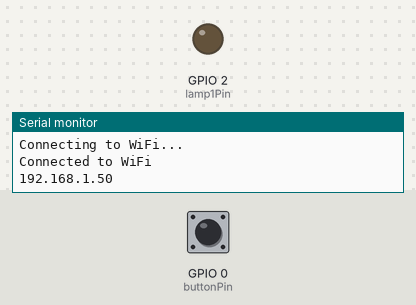
Recording of a sketch running on a simulated ESP32. Shown: output pins drawn as LEDs (lit = HIGH), the last lines printed to the serial monitor. Dashed ring = blinking. The test bench sets the inputs (shaded band); at power-on: GPIO 0 (buttonPin) HIGH. WiFi joins after 1.5 s; servers stay silent unless stated.

Above: at 3.2 s.
3.3 s: GPIO 0 (buttonPin) pulled LOW for 1 s
At 3.45 s:
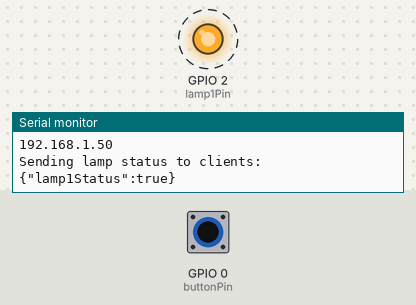
7.3 s: GPIO 0 (buttonPin) pulled LOW for 0.15 s
At 8.1 s:
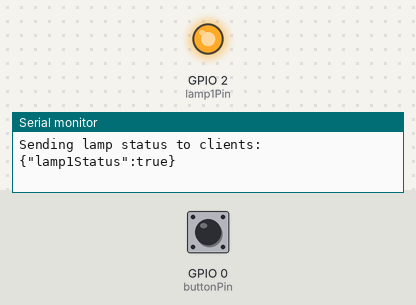
8.9 s: GPIO 0 (buttonPin) pulled LOW for 3.2 s
At 12.9 s:
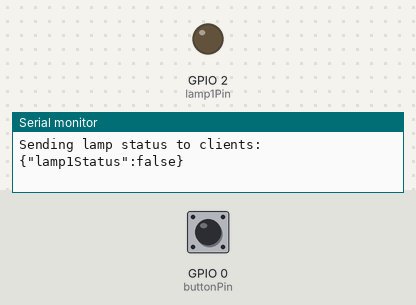
Timing chart, 0 to 14.4 s (numbered marks = the images above; inputs shaded):
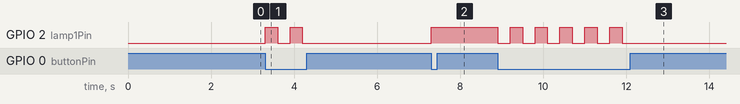

Measured:
- after the input at 3.3 s, GPIO 2 (lamp1Pin): alternates HIGH for 0.30 s and LOW for 0.30 s, 4 changes in all, then stays LOW, starting at once
- after the input at 7.3 s, GPIO 2 (lamp1Pin): LOW → HIGH at once
- after the input at 8.9 s, GPIO 2 (lamp1Pin): alternates HIGH for 0.30 s and LOW for 0.30 s, 11 changes in all, then stays LOW, starting at once

The sketch:

test.ino
```cpp
#include <WiFi.h>
#include <AsyncTCP.h>
#include <ESPAsyncWebServer.h>
#include <string>
#include <ArduinoJson.h>

const char* ssid = "ITCJ-WIFI";
const char* password = "";

const int lamp1Pin = 2;
const int buttonPin = 0;

AsyncWebServer server(80);
AsyncWebSocket ws("/ws");

void onWebSocketEvent(AsyncWebSocket *server, AsyncWebSocketClient *client, AwsEventType type, void *arg, uint8_t *data, size_t len);

const char* index_page = R"rawliteral(
<!DOCTYPE html>
<html lang="en">
<head>
    <meta charset="UTF-8">
    <meta name="viewport" content="width=device-width, initial-scale=1.0">
    <title>Hello world</title>
    <script>
        var ws = new WebSocket('ws://' + window.location.hostname + '/ws');
        ws.onopen = function() {
          console.log("WebSocket connection established");
        };
        ws.onmessage = function(event) {
          console.log("WebSocket message received:", event.data);
          try {
            var data = JSON.parse(event.data);
            document.getElementById('lamp1').innerText = data.lamp1Status ? 'ON' : 'OFF';
            console.log(data)
          } catch (e) {
            console.error("Error parsing JSON:", e);
          }
        };
        ws.onclose = function() {
          console.log("WebSocket connection closed");
        };
        ws.onerror = function(error) {
          console.log("WebSocket error:", error);
        };
      </script>
</head>
<body>
    <h1> Status</h1>
    <h3 id="lamp1"></h3>
    <h3 id="messages"></h3>
</body>
</html>
)rawliteral";

void setup() {
  Serial.begin(115200);
  pinMode(lamp1Pin, OUTPUT);
  pinMode(buttonPin, INPUT_PULLUP);

  digitalWrite(lamp1Pin, LOW);
  WiFi.begin(ssid, password);

  while (WiFi.status() != WL_CONNECTED) {
    delay(1000);
    Serial.println("Connecting to WiFi...");
  }

  Serial.println("Connected to WiFi");
  Serial.println(WiFi.localIP());

  server.on("/", HTTP_GET, [](AsyncWebServerRequest *request){
    String page = String(index_page);
    request->send(200, "text/html", page);
  });

  ws.onEvent(onWebSocketEvent);
  server.addHandler(&ws);  // Add this line to register the WebSocket with the server
  server.begin();
}

void loop() {
  bool buttonPressed = digitalRead(buttonPin) == LOW;
  if (buttonPressed) {
    digitalWrite(lamp1Pin, !digitalRead(lamp1Pin));
    notifyLampStatus();
    delay(300);
  }
}

void notifyLampStatus() {
  DynamicJsonDocument doc(1024);
  doc["lamp1Status"] = digitalRead(lamp1Pin) == HIGH;

  String json;
  serializeJson(doc, json);
  Serial.println("Sending lamp status to clients: " + json);
  ws.textAll(json);
}


void onWebSocketEvent(AsyncWebSocket *server, AsyncWebSocketClient *client, AwsEventType type, void *arg, uint8_t *data, size_t len) {
  if (type == WS_EVT_CONNECT) {
    Serial.printf("WebSocket client connected: %u\n", client->id());
    notifyLampStatus();
  } else if (type == WS_EVT_DISCONNECT) {
    Serial.printf("WebSocket client disconnected: %u\n", client->id());
  } else if (type == WS_EVT_DATA) {
    Serial.printf("WebSocket data received: %s\n", data);
  }
}
```
